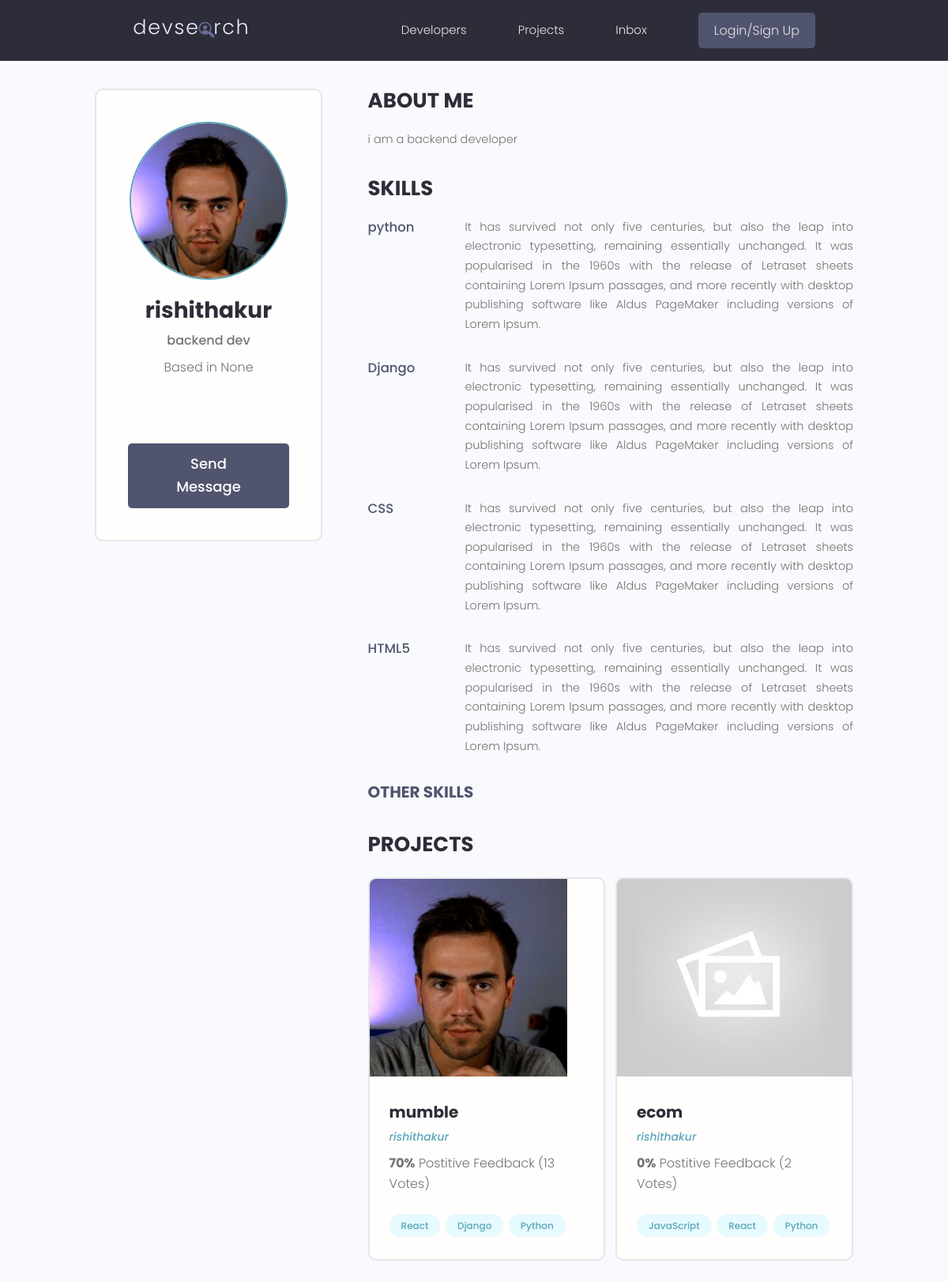
The page /profile/3f39f7d7-5854-47ed-a7fe-519212ecbd02/ on the database as committed earlier.
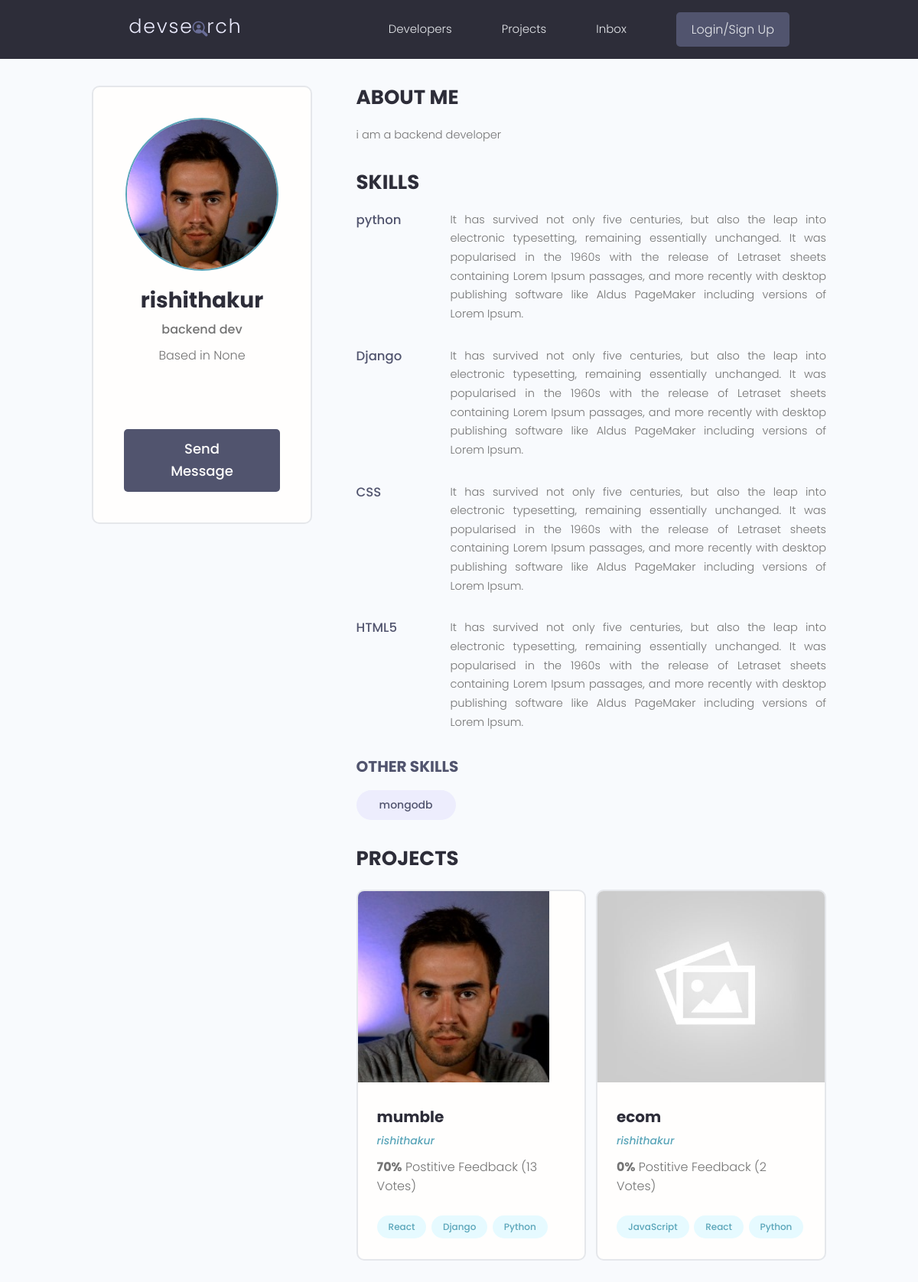
The same page on the database as committed later.
### users/models.py (models this page shows, shortened)
class Skill(models.Model):
    owner = models.ForeignKey(Profile, on_delete=models.CASCADE, null=True, blank=True)
    name = models.CharField(max_length=200, blank=True, null=True)
    description = models.TextField(null=True, blank=True)
    created = models.DateTimeField(auto_now_add=True)
    id = models.UUIDField(default=uuid.uuid4, unique=True, primary_key=True, editable=False)
    def __str__(self):
       return str(self.name)

class Profile(models.Model):
    user = models.OneToOneField(User, on_delete=models.CASCADE, null=True, blank=True)
    name = models.CharField(max_length=200, blank=True, null=True)
    email = models.EmailField(max_length=500, blank=True, null=True)
    username = models.CharField(max_length=200, blank=True, null=True)
    location = models.CharField(max_length=200, blank=True, null=True)
    short_intro = models.CharField(max_length=200, blank=True, null=True)
    bio = models.TextField(blank=True, null=True)
    profile_image = models.ImageField(null=True, blank=True, upload_to='profiles/', default='profiles/user-default.png')
    social_github =  models.CharField(max_length=200, blank=True, null=True)
    social_linkedin=  models.CharField(max_length=200, blank=True, null=True)
    social_website =  models.CharField(max_length=200, blank=True, null=True)
    social_twitter =  models.CharField(max_length=200, blank=True, null=True)
    created = models.DateTimeField(auto_now_add=True)
    id = models.UUIDField(default=uuid.uuid4, unique=True, primary_key=True, editable=False)

### projects/models.py (models this page shows, shortened)
class Project(models.Model):
    owner = models.ForeignKey(Profile, null=True, blank=True, on_delete=models.SET_NULL)
    title = models.CharField(max_length=200)
    description = models.TextField(null=True, blank=True)
    featured_image = models.ImageField(null=True, blank=True, default="default.jpg")
    demo_link = models.CharField(max_length=2000, null=True, blank=True)
    source_link = models.CharField(max_length=2000,null=True, blank=True)
    tags = models.ManyToManyField('Tag', blank=True)
    vote_total = models.IntegerField(default=0, null=True, blank=True)
    vote_ratio = models.IntegerField(default=0, null=True, blank=True)
    created = models.DateTimeField(auto_now_add=True)
    id = models.UUIDField(default=uuid.uuid4, unique=True, primary_key=True, editable=False)

class Tag(models.Model):
    name = models.CharField(max_length=200)
    created = models.DateTimeField(auto_now_add=True)
    id = models.UUIDField(default=uuid.uuid4, unique=True, primary_key=True, editable=False)
    def __str__(self):
        return self.name

### users/views.py (the view)
# urls.py: path('profile/<str:pk>/', views.userProfile, name="user-profile"),
def userProfile(request, pk):
    profile = Profile.objects.get(id=pk)
    topSkills = profile.skill_set.exclude(description__exact="")
    otherSkills = profile.skill_set.filter(description="")
    context = {'profile':profile, 'topSkills':topSkills, 'otherSkills':otherSkills}
    return render(request, 'users/user-profile.html', context)

### users/templates/users/user-profile.html (shortened to what this page needs)
{% extends 'main.html' %}
{% block content %}
  <main class="profile my-md">
    <div class="container">
      <div class="layout">
        <div class="column column--1of3">
          <div class="card text-center">
            <div class="card__body dev">
              <img class="avatar avatar--xl" src="{{profile.profile_image.url}}" />
              <h2 class="dev__name">{{profile.name}}</h2>
              <p class="dev__title">{{profile.short_intro}}</p>
              <p class="dev__location">Based in {{profile.location}}</p>
              <ul class="dev__social">
              </ul>
              <a href="#" class="btn btn--sub btn--lg">Send Message </a>
            </div>
          </div>
        </div>
        <div class="column column--2of3">
          <div class="devInfo">
            <h3 class="devInfo__title">About Me</h3>
            <p class="devInfo__about">
              {{profile.bio}}
            </p>
          </div>
          <div class="devInfo">
            <h3 class="devInfo__title">Skills</h3>
            <div class="devInfo__skills">
            {% for skill in topSkills %}
              <div class="devSkill">
                <h4 class="devSkill__title">{{skill.name}}</h4>
                <p class="devSkill__info">
                  {{skill.description}}
                </p>
              </div>
            {% endfor %}
              <h3 class="devInfo__subtitle">Other Skills</h3>
              <div class="devInfo__otherSkills">
                {% for skill in otherSkills %}
                <span class="tag tag--pill tag--sub tag--lg">
                  <small>{{skill}}</small>
                </span>
                {% endfor %}
              </div>
            </div>
          </div>
          <div class="devInfo">
            <h3 class="devInfo__title">Projects</h3>
            <div class="grid grid--two">
            {% for project in profile.project_set.all %}
              <div class="column">
                <div class="card project">
                  <a href="{% url 'project' project.id %}" class="project">
                    <img class="project__thumbnail" src="{{project.featured_image.url}}" />
                    <div class="card__body">
                      <h3 class="project__title">{{project.title}}</h3>
                      <p><a class="project__author" href="{% url 'user-profile' project.owner.id %}">{{project.owner.name}}</a></p>
                      <p class="project--rating">
                        <span style="font-weight: bold;">{{project.vote_ratio}}%</span> Postitive
                        Feedback ({{project.vote_total}} Vote{{project.vote_total|pluralize:"s"}})
                      </p>
                      <div class="project__tags">
                        {% for tag in project.tags.all %}
                        <span class="tag tag--pill tag--main">
                          <small>{{tag}}</small>
                        </span>
                        {% endfor %}
                      </div>
                    </div>
                  </a>
                </div>
              </div>
            {% endfor %}
            </div>
          </div>
        </div>
      </div>
    </div>
  </main>
{% endblock %}

Rows that differ between the two databases and show on the page:
added Skill: name "mongodb", shown under "OTHER SKILLS"
